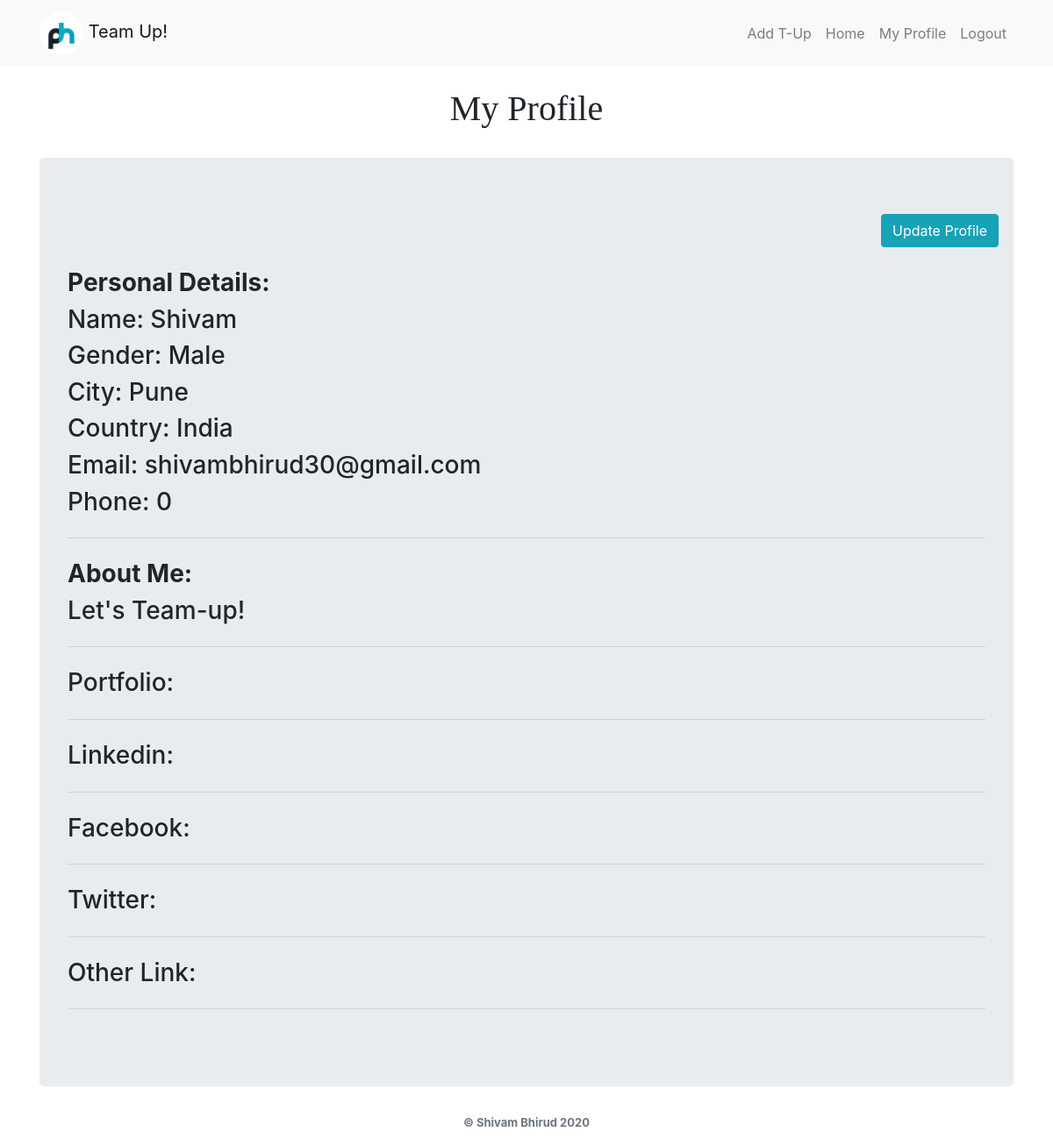
The app's page /accounts/user_profile (signed in), older data.
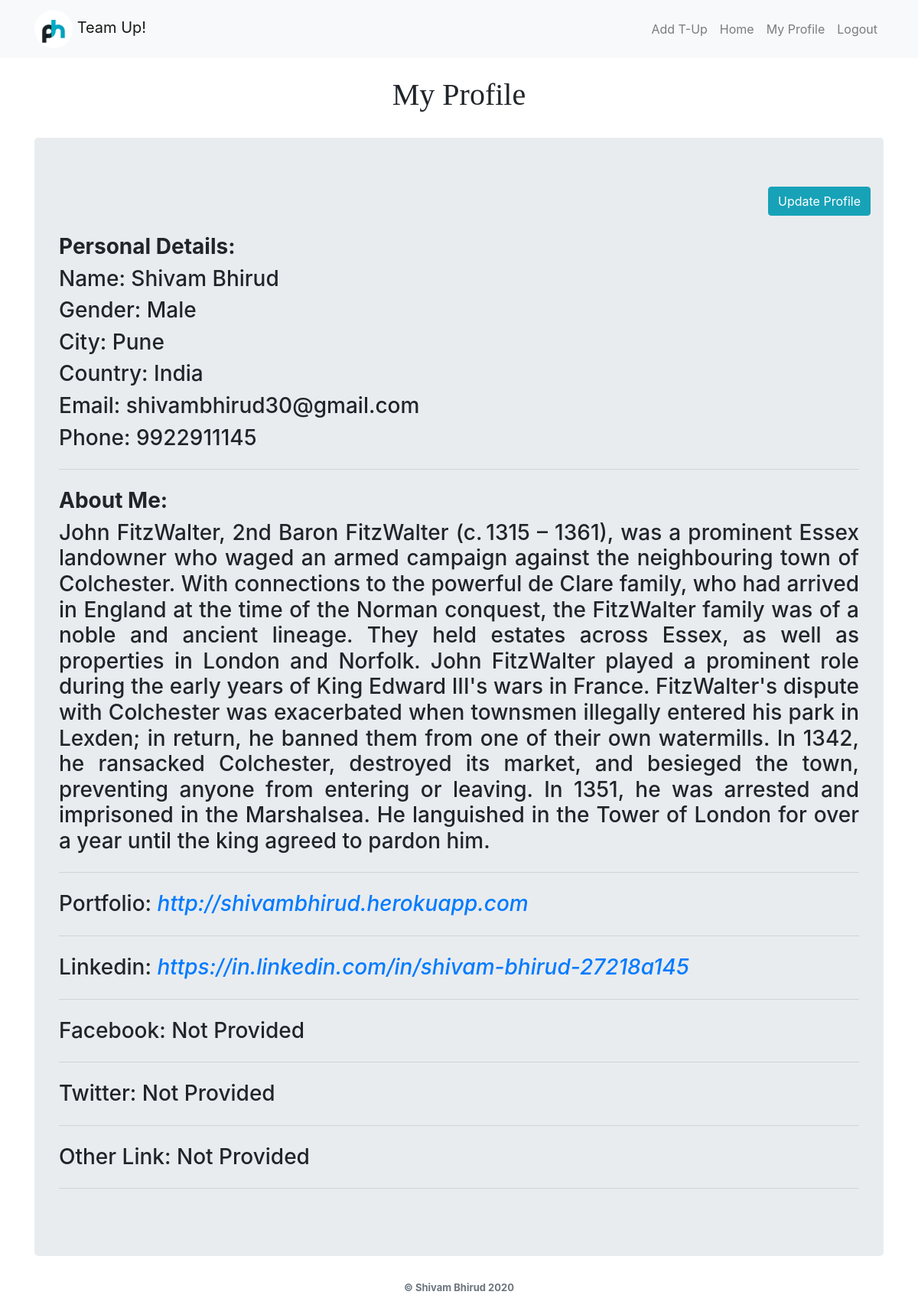
The same page, newer data.
### accounts/models.py (models this page shows)
class extendeduser(models.Model):
  user = models.OneToOneField(User, primary_key=True, on_delete=models.CASCADE)
  first_name = models.CharField(max_length=255)
  last_name = models.CharField(max_length=255, default='')
  gender = models.CharField(max_length=255, blank=True, default='rather_not_say')
  email = models.EmailField(verbose_name='email', max_length=60, default='')
  about_me = models.TextField(max_length=1000, default="Let's Team-up!")
  portfolio = models.URLField(default='Not Provided')
  linkedin = models.URLField(default='Not Provided')
  facebook = models.URLField(default='Not Provided')
  twitter = models.URLField(default='Not Provided')
  other_url = models.URLField(default='Not Provided')
  city = models.CharField(max_length=255, default='')
  country = models.CharField(max_length=255, default='')
  phone = models.CharField(max_length=17, default='0000000000')
  date_joined = models.DateTimeField(verbose_name='date_joined', auto_now=True)
  last_login = models.DateTimeField(verbose_name='last_login', auto_now=True)
  is_admin = models.BooleanField(default=False)
  is_superuser = models.BooleanField(default=False)

### accounts/views.py (the view)
# urls.py: path('user_profile', views.showuserdata, name='user_profile'),
@login_required(login_url="/accounts/login")
def showuserdata(request):
  data = extendeduser.objects.filter(user = request.user)
  return render(request, 'accounts/user_profile.html', {'data':data})

### accounts/templates/accounts/user_profile.html (shortened to what this page needs)
{% extends 'base.html' %}
{% block content %}
<br>
<h1 style="text-align: center; font-family: 'Times New Roman', Times, serif;">My Profile</h1>
<br>
<div class="jumbotron">
<div class="row">
  <a href="{% url 'show_profile_page' %}" class="btn btn-info ml-auto">Update Profile</a>
</div>
{% for d in data %}
<br>
<h3 class="display-8" style="font-weight: bold;"> Personal Details:</h3>
<h3 class="display-8"> Name: {{ d.first_name }} {{ d.last_name }}</h3>
<h3 class="display-8"> Gender: {{ d.gender }}</h3>
<h3 class="display-8"> City: {{ d.city }}</h3>
<h3 class="display-8"> Country: {{ d.country }}</h3>
<h3 class="display-8"> Email: {{ d.email }}</h3>
<h3 class="display-8"> Phone: {{ d.phone }}</h3>
<hr class="my-4">
<h3 class="display-8" style="font-weight: bold;"> About Me:</h3>
<h3 class="display-9" style="text-align: justify;">{{ d.about_me }}</h3>
<hr class="my-4">
{% if d.portfolio != 'Not Provided' %}
<h3 class="display-8"> Portfolio: <a target="_blank" href="{{ d.portfolio }}" style="font-style: italic;">{{ d.portfolio }}</a></h3>
<hr class="my-4">
{% else %}
<h3 class="display-8"> Portfolio: {{ d.portfolio }}</h3>
<hr class="my-4">
{% endif %}
{% if d.linkedin != 'Not Provided' %}
<h3 class="display-8"> Linkedin: <a target="_blank" href="{{ d.linkedin }}" style="font-style: italic;">{{ d.linkedin }}</a></h3>
<hr class="my-4">
{% else %}
<h3 class="display-8"> Linkedin: {{ d.linkedin }}</h3>
<hr class="my-4">
{% endif %}
{% if d.facebook != 'Not Provided' %}
<h3 class="display-8"> Facebook: <a target="_blank" href="{{ d.facebook }}" style="font-style: italic;">{{ d.facebook }}</a></h3>
<hr class="my-4">
{% else %}
<h3 class="display-8"> Facebook: {{ d.facebook }}</h3>
<hr class="my-4">
{% endif %}
{% if d.twitter != 'Not Provided' %}
<h3 class="display-8"> Twitter: <a target="_blank" href="{{ d.twitter }}" style="font-style: italic;">{{ d.twitter }}</a></h3>
<hr class="my-4">
{% else %}
<h3 class="display-8"> Twitter: {{ d.twitter }}</h3>
<hr class="my-4">
{% endif %}
{% if d.other_url != 'Not Provided' %}
<h3 class="display-8"> Other Link: <a target="_blank" href="{{ d.other_url }}" style="font-style: italic;">{{ d.other_url }}</a></h3>
<hr class="my-4">
{% else %}
<h3 class="display-8"> Other Link: {{ d.other_url }}</h3>
<hr class="my-4">
{% endif %}
{% endfor %}
</div>
{% endblock %}

Row changes from the older to the newer data that the page shows:
changed extendeduser "Shivam": last_name (not shown) → "Bhirud"; phone "0" → "9922911145"; about_me "Let's Team-up!" → "John FitzWalter, 2nd Baron FitzWalter (c. 1315 – 1361), was a prominent Essex landowner who waged an armed campaign against the neighbouring town of Colchester. With connections to the powerful de Clare family, who had arrived in England at the time of the Norman conquest, the FitzWalter family was of a noble and ancient lineage. They held estates across Essex, as well as properties in London and Norfolk. John FitzWalter played a prominent role during the early years of King Edward III's wars in France. FitzWalter's dispute with Colchester was exacerbated when townsmen illegally entered his park in Lexden; in return, he banned them from one of their own watermills. In 1342, he ransacked…"; portfolio (not shown) → "http://shivambhirud.herokuapp.com"; linkedin (not shown) → "https://in.linkedin.com/in/shivam-bhirud-27218a145"; facebook (not shown) → "Not Provided"; twitter (not shown) → "Not Provided"; other_url (not shown) → "Not Provided"
